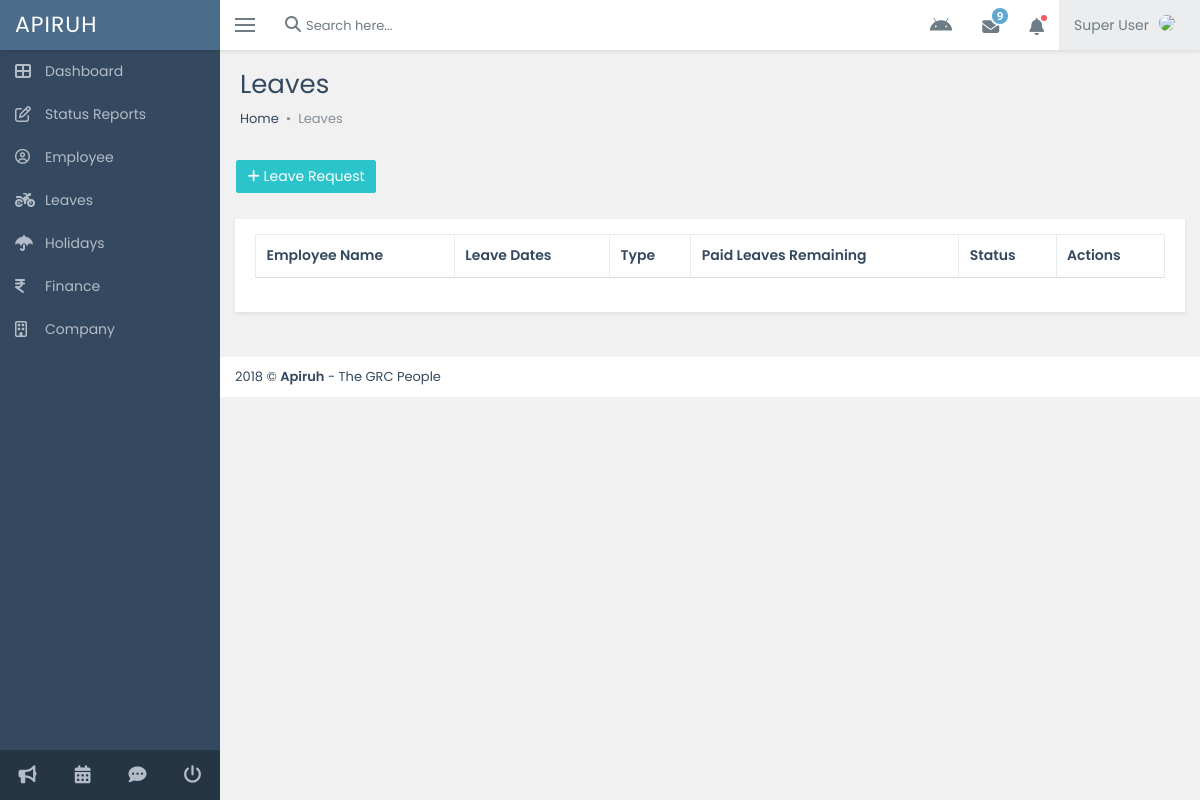
/admin_1/html/admin/leaves.php, run on an earlier commit of the app's database.
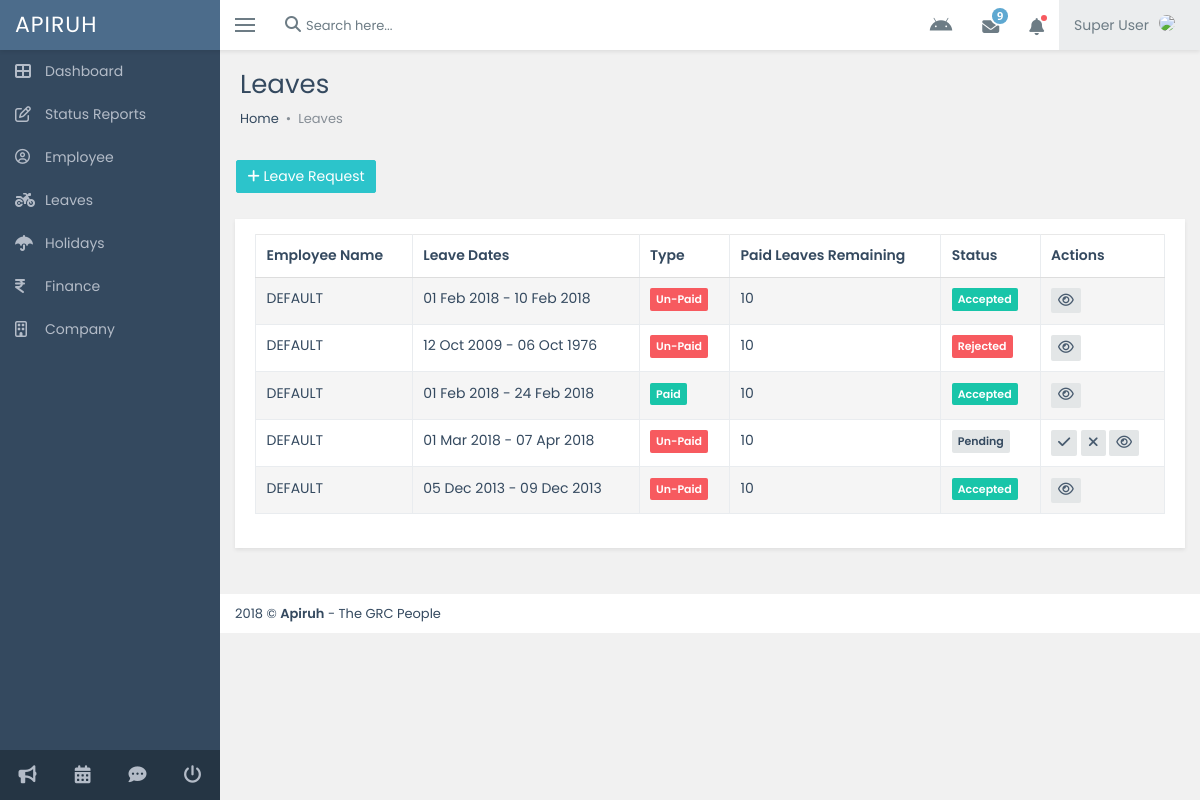
And on a later commit of the database.
### tables this page shows
CREATE TABLE `leaves` (
  `leave_id` int(11) NOT NULL,
  `status` int(2) NOT NULL DEFAULT '0',
  `emp_id` varchar(256) NOT NULL,
  `title` varchar(500) NOT NULL,
  `start` date NOT NULL,
  `end` date NOT NULL,
  `day_type` varchar(100) NOT NULL,
  `leave_type` varchar(100) NOT NULL,
  `reason` text NOT NULL
);

CREATE TABLE `employee` (
  `emp_id` varchar(15) DEFAULT NULL,
  `name` varchar(500) DEFAULT NULL,
  `nat_emp` varchar(100) DEFAULT NULL,
  `personal_no` varchar(50) DEFAULT NULL,
  `email` varchar(256) NOT NULL,
  `dob` varchar(50) DEFAULT NULL,
  `doj` varchar(50) DEFAULT NULL,
  `design` varchar(200) DEFAULT NULL,
  `pan_no` varchar(10) DEFAULT NULL,
  `aadhar_no` varchar(20) DEFAULT NULL,
  `perm_addr` varchar(5000) DEFAULT NULL,
  `contct_det` varchar(100) DEFAULT NULL,
  `emr_cntct_per` varchar(200) DEFAULT NULL,
  `emr_cntct_no` varchar(100) DEFAULT NULL,
  `blood_grp` varchar(100) DEFAULT NULL,
  `qualifications` varchar(500) DEFAULT NULL,
  `supprt_docs` varchar(1000) DEFAULT NULL,
  `serv_agr` varchar(500) DEFAULT NULL,
  `offr_letter` varchar(500) DEFAULT NULL,
  `emp_pic` text NOT NULL
);

CREATE TABLE `emp_leaves` (
  `emp_id` varchar(256) NOT NULL,
  `paid_leaves` int(3) NOT NULL,
  `unpaid_leaves` int(3) NOT NULL,
  `earned_leaves` int(3) NOT NULL,
  `counter` int(10) NOT NULL
);

### admin_1/html/admin/functions.php (called while the page is built, shortened)
<?php
require_once('config.php');
function get_emp_data($id){
	global $connection;
	try {
		$stmt = $connection->prepare("SELECT * FROM `employee` WHERE emp_id = :id");
		$stmt->bindParam("id", $id,PDO::PARAM_STR) ;
		$stmt->execute();
		$data = $stmt->fetchAll(PDO::FETCH_OBJ);
		return ($data);
	} catch (PDOException $e) {
		echo '{"error": {"text":'. $e->getMessage() .'}}';
	}
}
function get_leaves_data(){
	global $connection;
	try {
		$stmt = $connection->prepare("SELECT * FROM `leaves` LEFT JOIN emp_leaves ON leaves.emp_id = emp_leaves.emp_id WHERE 1");
		$stmt->execute();
		$data = $stmt->fetchAll(PDO::FETCH_OBJ);
		return ($data);
	} catch (PDOException $e) {
		echo '{"error": {"text":'. $e->getMessage() .'}}';
	}
}
?>

### admin_1/html/admin/leaves.php (the view, shortened to what this page needs)
<!DOCTYPE html>
<html>
<?php
      require_once('../includes/header.php');
      require_once('functions.php');
      $leaves = get_leaves_data();
  ?>
  <link href="../../../vendors/dataTables/datatables.min.css" rel="stylesheet"/>
  <body class="fixed-navbar">
    <div class="page-wrapper">
     <?php require_once('../includes/nav_bar.php'); ?>
      <div class="wrapper content-wrapper">
        <div class="page-heading">
          <h1 class="page-title">Leaves</h1>
          <ol class="breadcrumb">
            <li class="breadcrumb-item"><a href="index.html">Home</a></li>
            <li class="breadcrumb-item active">Leaves</li>
          </ol>
        </div>
        <div class="page-content fade-in-up">
          <div class="alert" style="padding-left: 0px; margin-bottom: 0px">
            <a class="btn btn-info" href="#myModal2" data-toggle="modal"><i class="fa fa-plus"></i> Leave Request</a></p>
          </div>
          <div class="page-content fade-in-up" style="padding-top: 0px; margin-top: 0px">
          <div class="ibox">
            <div class="ibox-body">
              <div class="table-responsive">
                <table class="table table-striped table-bordered table-hover" id="example-table">
                  <thead>
                    <tr>
                      <th>Employee Name</th>
                      <th>Leave Dates</th>
                      <th>Type</th>
                      <th>Paid Leaves Remaining</th>
                      <th>Status</th>
                      <th>Actions</th>
                    </tr>
                  </thead>
                  <tbody>
                    <?php
                      foreach ($leaves as $key) {
                        $emp_name = get_emp_data($key->emp_id);
                        foreach ($emp_name as $key1) {
                          $name = $key1->name;
                        }
                        $start = date("d M Y", strtotime($key->start));
                        $end = date("d M Y", strtotime($key->end));
                    ?>
                    <tr>
                      <td><?= $name ?></td>
                      <td><?php  echo $start." - ".$end ?></td>
                      <?php
                        if($key->leave_type == "Paid"){
                      ?>
                      <td><span class="badge badge-success">Paid</span></td>
                      <?php }else{ ?>
                      <td><span class="badge badge-danger">Un-Paid</span></td>
                      <?php } ?>
                      <td><?= $key->paid_leaves ?></td>
                      <?php
                        if($key->status == 0){
                      ?>
                      <td><span class="badge badge-default">Pending</span></td>
                      <?php }elseif($key->status == 1){ ?>
                      <td><span class="badge badge-success">Accepted</span></td>
                      <?php }elseif ($key->status == 2) { ?>
                      <td><span class="badge badge-danger">Rejected</span></td>
                      <?php } ?>
                      <td>
                        <?php
                        if($key->status == 0){
                      ?>
                        <a><button class="btn btn-default btn-sm btn-flat" id="accept<?= $key->leave_id ?>" data-toggle="tooltip" data-original-title="Accept"><i class="fa fa-check font-14"></i></button></a>
                        <a><button class="btn btn-default btn-sm btn-flat" id="reject<?= $key->leave_id ?>" data-toggle="tooltip" data-original-title="Reject"><i class="fa fa-times font-14"></i></button></a>
                        <?php } ?>
                         <a href="#edit_leaves<?= $key->leave_id ?>" data-toggle="modal"><button class="btn btn-default btn-sm btn-flat" data-toggle="tooltip" data-original-title="View"><i class="fa fa-eye font-14"></i></button></a>
                      </td>
                    </tr>
                    <?php } ?>
                  </tbody>
                </table>
              </div>
            </div>
          </div>
        </div>
        </div>
        <?php require_once('../includes/footer.php'); ?>
      </div>
    </div>
  </body>
</html>

What changed in the data, as far as the page shows it:
added leaves: employee.name "DEFAULT", start "01 Feb 2018", end "10 Feb 2018", leave_type "Un-Paid", emp.paid_leaves "10", status "Accepted"
added leaves: employee.name "DEFAULT", start "12 Oct 2009", end "06 Oct 1976", leave_type "Un-Paid", emp.paid_leaves "10", status "Rejected"
added leaves: employee.name "DEFAULT", start "01 Feb 2018", end "24 Feb 2018", leave_type "Paid", emp.paid_leaves "10", status "Accepted"
added leaves: employee.name "DEFAULT", start "01 Mar 2018", end "07 Apr 2018", leave_type "Un-Paid", emp.paid_leaves "10", status "Pending"
added leaves: employee.name "DEFAULT", start "05 Dec 2013", end "09 Dec 2013", leave_type "Un-Paid", emp.paid_leaves "10", status "Accepted"
